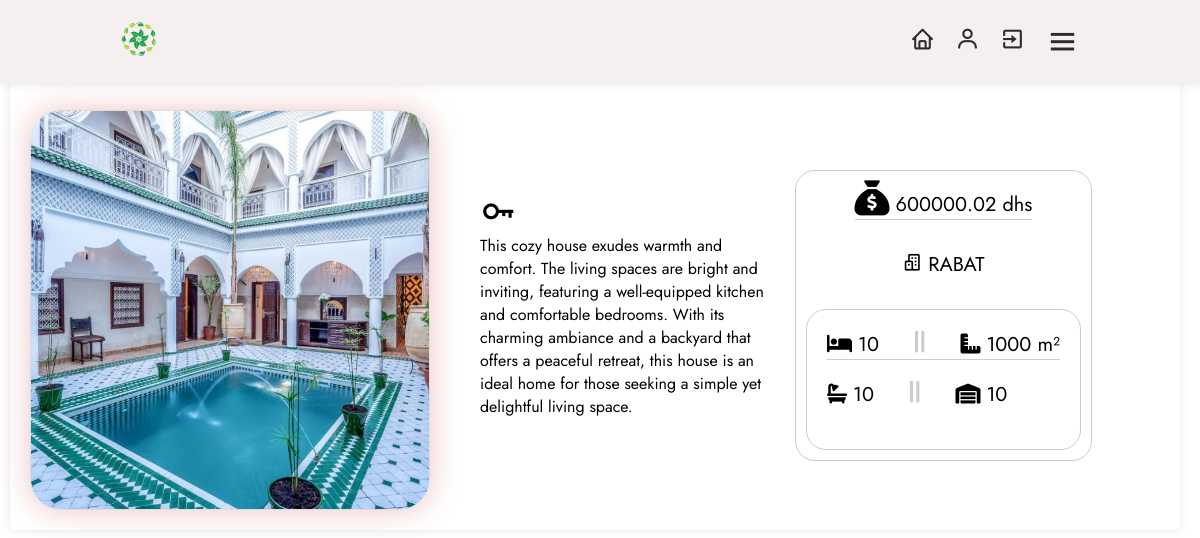
Screenshot of /product/929193df-d1f8-4321-a1e6-cb2a8e367bf2?username=HASSAN_BOUDRAA (signed in) with the database file from the repository.
### models/user.py (models this page shows)
class Products(db.Model):
    id = db.Column(db.String(50), primary_key=True, default=lambda: str( uuid.uuid4()), unique=True, nullable=False)
    name = db.Column(db.String(255), nullable=False)
    city = db.Column(db.String(8), nullable=False)
    price = db.Column(db.Float, nullable=False)
    image_path = db.Column(db.String(255), nullable=True)
    num_rooms = Column(Integer, nullable=False)
    section = Column(Integer, nullable=False)
    num_bain = Column(Integer, nullable=False)
    window_per_house = Column(Integer, nullable=False)
    user_id = db.Column(db.String(50),db.ForeignKey('user.id'),nullable=False)
    user = db.relationship('User', backref=db.backref('products', lazy=True))

### models/app.py (the view)
    @app.route('/product/<string:product_id>')
    def product_detail(product_id):
        product = get_product_details(product_id)
        user_data = get_user_data(current_user.username)
        return render_template('product_detail.html', product=product, user_data=user_data)

### models/db.py (called while the page is built)
def get_user_data(username):
    user = User.query.filter_by(username=username).first()
    if user is not None:
        return user
    else:
        return None

### models/templates/product_detail.html (shortened to what this page needs)
<!DOCTYPE html>
<html lang="en">
        <head>
                <link rel="stylesheet" href="{{ url_for('static', filename='style/dashboard.css') }}">
                <link rel="stylesheet" href="https://cdnjs.cloudflare.com/ajax/libs/font-awesome/5.15.2/css/all.min.css">
                <link rel="stylesheet" href="https://cdnjs.cloudflare.com/ajax/libs/font-awesome/6.4.2/css/all.min.css" />
                <link rel="stylesheet" href="https://unpkg.com/boxicons@latest/css/boxicons.min.css">
                <link href="https://cdn.jsdelivr.net/npm/bootstrap-icons@1.21.0/font/bootstrap-icons.css" rel="stylesheet">
        </head>
        <body>
                <header>
                        <div class="logo">
				<img src="{{ url_for('static', filename='images/icon.png') }}" alt="Icon">
                        </div>
                        <div class="nav-icon">
                                <a onclick="window.location.href='{{ url_for('dashboard') }}'"><i class='bx bx-home'></i></a>
				<a onclick="window.location.href='{{ url_for('user', username=user_data.username) }}'"><i class='bx bx-user'></i></a>
                                <a onclick="window.location.href='{{ url_for('exit') }}'"><i class='bx bx-exit'></i></a>
                                <div class="bx bx-menu" id="menu-icon"></div>
                        </div>
                </header>
                <section class="inside">
                                <div class="card">
                                     {% if product.image_path %}
                                        <img class="product-image" src="{{ url_for('serve_image', filename=product.image_path.split('/')[-1]) }}" alt="Product Image">
                                     {% else %}
                                              <p>No Image Available</p>
                                     {% endif %}
                                        <a style="max-width: 300px; margin-right: 15px;">
                                                <i class='bx bx-key' style="font-size: 38px"></i><p>   {{ product.name }} </p>
                                        </a>
                                        <div class="product-info">
                                                       <li style="border-bottom: 1px solid #ccc; margin-bottom: 30px;">
                                                                <i class="fa-solid fa-sack-dollar" style="font-size: 35px;"></i>   {{ product.price }} dhs
                                                       </li>
                                                       <p style="margin-bottom: 30px;">
                                                                <i class='bx bx-buildings'></i>   {{ product.city }}
                                                       </p>
                                                       <a style="border: 1px solid #ccc; border-radius: 20px; padding: 20px;">
                                                                 <p style="border-bottom: 1px solid #ccc; margin-bottom: 20px;">
                                                                        <i class="fa-solid fa-bed"></i> {{ product.num_rooms }}
                                                                        <i class="fa-solid fa-grip-lines-vertical" style="color: #ccc; font-size: 25px; margin-left: 30px; margin-right: 30px"></i>
                                                                        <i class="fa-solid fa-ruler-combined"></i>    {{ product.section }} m²
                                                                 </p>
                                                                 <p style="margin-bottom: 20px; margin-bottom: 20px;">
                                                                        <i class="fa-solid fa-bath"></i>    {{ product.num_bain }}
                                                                        <i class="fa-solid fa-grip-lines-vertical" style="color: #ccc; font-size: 25px; margin-left: 30px; margin-right: 30px;"></i>
                                                                        <i class="fa-solid fa-warehouse"></i>     {{ product.window_per_house }}
                                                                 </p>
                                                       </a>
                                        </div>
                                </div>
                </section>
        </body>
</html>

### models/static/style/dashboard.css (style rules this page uses)
* { margin: 0; padding: 0; box-sizing: border-box; font-family: 'Jost', sans-serif; list-style: none; text-decoration: none; }
header { position: fixed; width: 100%; top: 0; right: 0; z-index: 1000; display: flex; align-items: center; justify-content: space-between; padding: 20px 10%; background-color: #f5efef; box-shadow: 0 0 10px rgba(0, 0, 0, 0.1); }
.logo img { max-width: 120px; height: 1cm; }
.nav-icon { display: flex; align-items: center; }
.nav-icon i { margin-right: 20px; color: #2c2c2c; font-size: 25px; font-weight: 400; transform: all .42s ease; }
#menu-icon { font-size: 35px; color: #2c2c2c; z-index: 10001; cursor: pointer; }
.inside { padding-top: 70px; padding-right: 10px; }
.card { display: flex; background-color: none; margin-bottom: 20px; align-items: center; padding: 20px; margin: 10px; border-radius: 5px; box-shadow: 0 0 10px rgba(0, 0, 0, 0.1); }
.product-image { margin-right: 50px; max-width: 400px; height: auto; margin-top: 10px; border: 1px solid #ddd; border-radius: 30px; overflow: hidden; box-shadow: 0 0 30px rgba(201, 57, 57, 0.3); }
.product-info { margin-top: 20px; padding: 10px; border: 1px solid #ccc; border-radius: 20px; display: flex; flex-direction: column; font-size: 20px; align-items: CENTER; justify-content: flex-start; flex-wrap: wrap; }

### rows the page displays
Products: name "This cozy house exudes warmth and comfort. The living spaces are bright and inviting, featuring a well-equipped kitchen and comfortable bedrooms. With its charming ambiance and a backyard that offers a peaceful retreat, this house is an ideal home for those seeking a simple yet delightful living space.", price "600000.02", city "RABAT", section "1000"

### other values shown
{{ product.num_rooms }} "10"
{{ product.num_bain }} "10"
{{ product.window_per_house }} "10"
